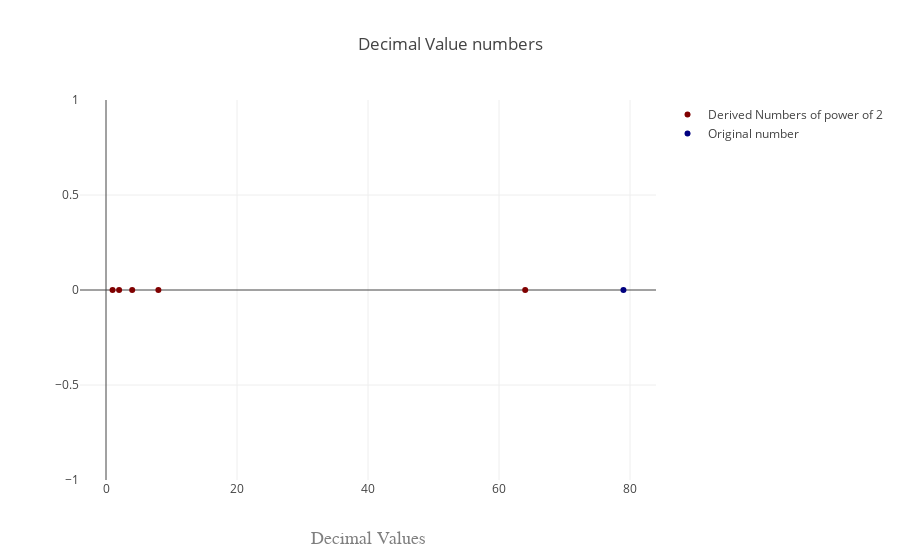

Source (notebook cell):
### Code cell
from IPython.display import clear_output


Algorithm_value = widgets.BoundedIntText(
    value = 0,
    min = 0,
    max = 256,
    step = 1,
    description = 'Enter a value:',
    disabled = False
)

def on_value_change(change):
    
    clear_output(wait= False)
    display(Algorithm_value)
    Plot_values = []
    #Calculate_Value(change['new'])
    Plot_values = Calculate_Value(change['new'])
    plot_stored_values(Plot_values, change['new'])
    
    
    
    #print(Plot_values[0])
    
    visual_value = change['new'] - Plot_values[0]
    
    interim_value = visual_value
    print("the first step : {} - {} = {}".format(change['new'],Plot_values[0], interim_value ))
    
    for i in Plot_values[1:]:
        temp = interim_value
        interim_value = interim_value - i
        print("the next step : {} - {} = {}".format(temp, i , interim_value ))

    
        
    

    
display(Algorithm_value)
Algorithm_value.observe(on_value_change, names='value')
#print("Hello")

### Figure 1 — Plotly figure (JSON) as saved in the notebook; plotly's stock layout.template omitted (floating-point values rounded to 4 significant figures)
{"data": [{"marker": {"color": "rgb(128, 0, 0)"}, "mode": "markers", "name": "Derived Numbers of power of 2", "type": "scatter", "x": [64, 8, 4, 2, 1], "y": [0, 0, 0, 0, 0]}, {"marker": {"color": "rgb(0, 0, 128)"}, "mode": "markers", "name": "Original number", "type": "scatter", "x": [79], "y": 0}], "layout": {"title": "Decimal Value numbers", "xaxis": {"title": "Decimal Values", "titlefont": {"color": "#7f7f7f", "family": "Courier New, monospace", "size": 18}}, "yaxis": {"title": "", "titlefont": {"color": "#7f7f7f", "family": "Courier New, monospace", "size": 18}}}}
